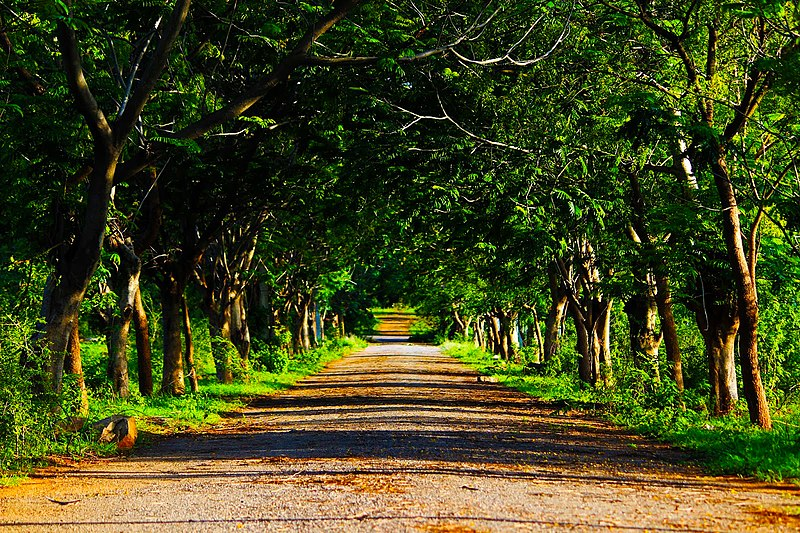
#> input picture nature.jpg, 800 x 533 px
$ python ShowImg.py
#> lines starting #> are read from the running program, lines starting #| are printed output that depends on the picture
import cv2
import numpy as np
#channel order is BGR
image= cv2.imread('nature.jpg',cv2.IMREAD_GRAYSCALE)
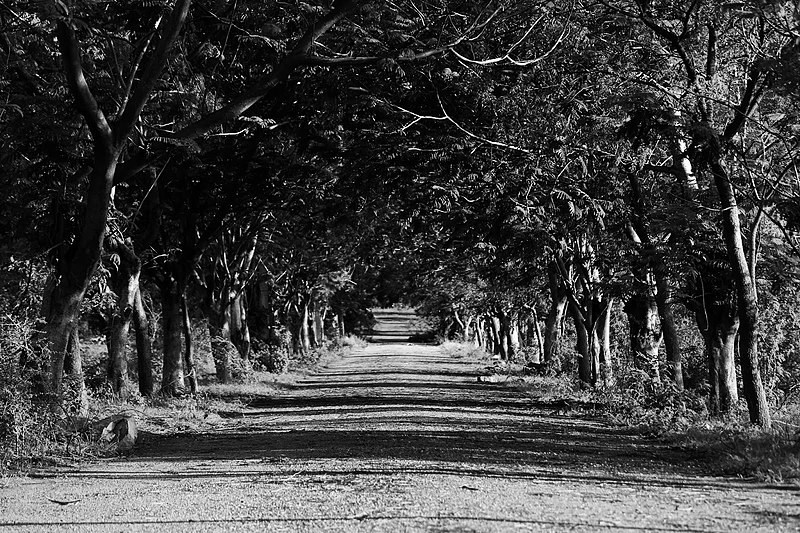
#> image: shape (533, 800); min 0, max 255, mean 65.4

cv2.imshow('Test Image',image)
cv2.waitKey(5000)
